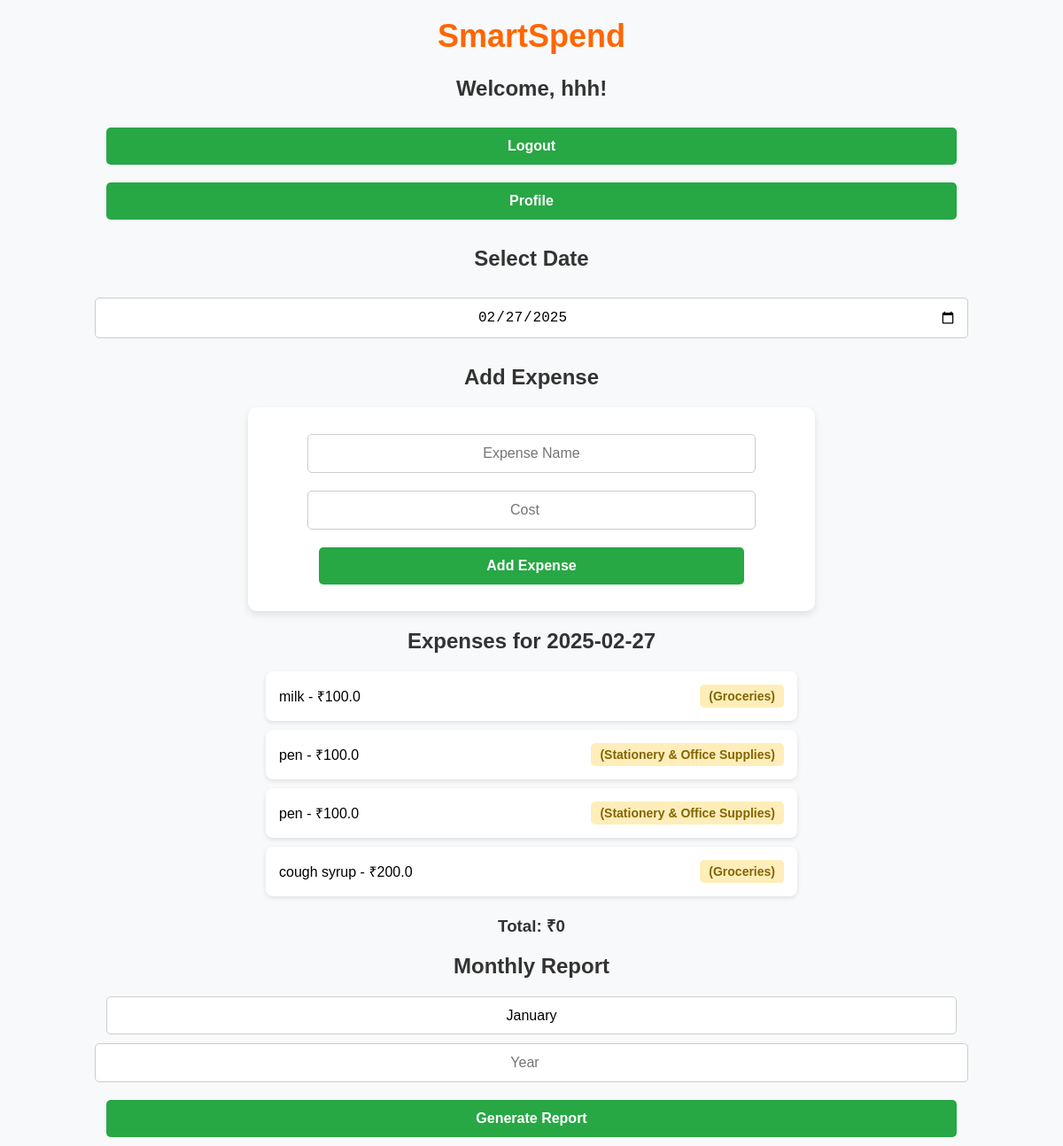
The page /dashboard (signed in) on the database its author committed.
### app.py (models this page shows)
class User(db.Model):
    id = db.Column(db.Integer, primary_key=True)
    username = db.Column(db.String(80), unique=True, nullable=False)
    email = db.Column(db.String(120), unique=True, nullable=False)
    password = db.Column(db.String(200), nullable=False)
    income = db.Column(db.Float, nullable=True, default=0)
    spending_limit = db.Column(db.Float, nullable=True, default=0)

class Expense(db.Model):
    id = db.Column(db.Integer, primary_key=True)
    name = db.Column(db.String(80), nullable=False)
    cost = db.Column(db.Float, nullable=False)
    category = db.Column(db.String(80), nullable=False)  # AI assigns this
    date = db.Column(db.Date, nullable=False)
    user_id = db.Column(db.Integer, db.ForeignKey('user.id'), nullable=False)

### app.py (the view)
@app.route('/dashboard')
def dashboard():
    if 'user_id' not in session:
        return redirect(url_for('login'))
    user = db.session.get(User, session['user_id'])
    if not user:
        session.pop('user_id', None)
        flash("Session expired or invalid. Please log in again.", "error")
        return redirect(url_for('login'))
    expenses = Expense.query.filter_by(user_id=user.id).order_by(Expense.date.desc()).all()
    return render_template('dashboard.html', user=user, expenses=expenses)

### templates/dashboard.html (shortened to what this page needs)
<!DOCTYPE html>
<html lang="en">
<head>
    <link rel="stylesheet" href="static/styles.css">
</head>
<body>
    <h1>SmartSpend</h1>
    <h2>Welcome, {{ user.username }}!</h2>
    <a href="/logout"><button>Logout</button></a>
    <a href="/profile"><button>Profile</button></a>
    <h2>Select Date</h2>
    <input type="date" id="selected-date" required>
    <h2>Add Expense</h2>
    <form id="expense-form">
        <input type="text" name="name" placeholder="Expense Name" required>
        <input type="number" name="cost" placeholder="Cost" required>
        <button type="submit">Add Expense</button>
    </form>
    <h2>Expenses for <span id="displayed-date">Today</span></h2>
    <ul id="expense-list">
        {% for expense in expenses %}
            <li>{{ expense.name }} - ₹{{ expense.cost }} <strong>({{ expense.category }})</strong></li>
        {% endfor %}
    </ul>
    <h3 id="total-expenses">Total: ₹0</h3>
    <h2>Monthly Report</h2>
    <select id="month-selector">
        <option value="01">January</option>
    </select>
    <input type="number" id="year-selector" placeholder="Year" min="2000" max="2100">
    <button id="generate-report">Generate Report</button>
</body>
</html>

### static/styles.css (style rules this page uses)
body { font-family: 'Poppins', sans-serif; background-color: #f8f9fa; margin: 0; padding: 0; text-align: center; }
h1 { color: #ff6600; font-size: 36px; font-weight: bold; margin-top: 20px; }
h2, h3 { color: #333; margin-top: 20px; }
form { background: white; padding: 20px; width: 50%; margin: 20px auto; display: flex; flex-direction: column; align-items: center; border-radius: 10px; box-shadow: 0 4px 8px rgba(0, 0, 0, 0.1); }
input, button, select { width: 80%; margin: 10px; padding: 12px; border: 1px solid #ccc; border-radius: 5px; font-size: 16px; text-align: center; }
#month-selector, #year-selector { width: 80%; padding: 12px; margin: 10px auto; border: 1px solid #ccc; border-radius: 5px; font-size: 16px; background: white; text-align: center; appearance: none; }
#month-selector { display: block; }
#year-selector { display: block; }
button { background-color: #28a745; color: white; font-weight: bold; cursor: pointer; border: none; transition: 0.3s; }
ul { list-style: none; padding: 0; margin: 20px auto; width: 50%; }
ul li { background: white; padding: 15px; margin: 10px 0; border-radius: 8px; box-shadow: 0 2px 5px rgba(0, 0, 0, 0.1); display: flex; justify-content: space-between; align-items: center; }
ul li strong { background-color: #ffeeba; color: #856404; padding: 5px 10px; border-radius: 5px; font-size: 14px; }

### rows shown on the page
User: username "hhh"
Expense: name "milk", cost "100.0", category "Groceries"
Expense: name "pen", cost "100.0", category "Stationery & Office Supplies"
Expense: name "pen", cost "100.0", category "Stationery & Office Supplies"
Expense: name "cough syrup", cost "200.0", category "Groceries"
